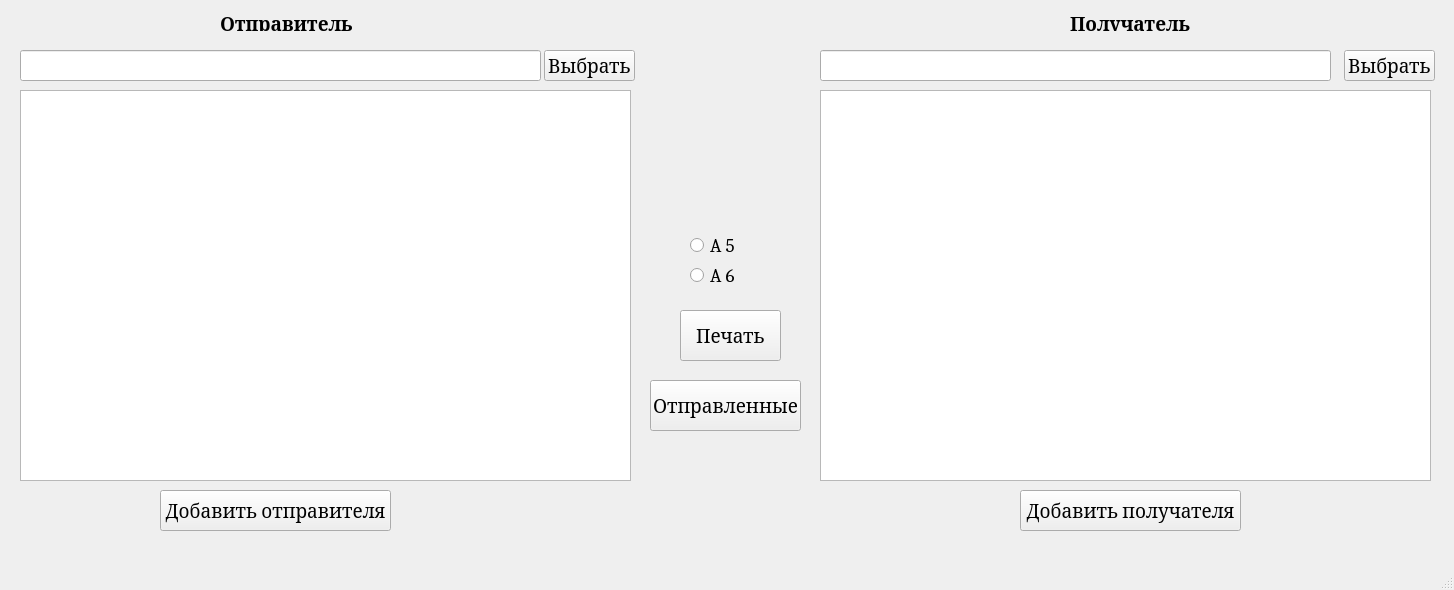
<?xml version="1.0" encoding="UTF-8"?>
<ui version="4.0">
 <class>MainWindow</class>
 <widget class="QMainWindow" name="MainWindow">
  <property name="geometry">
   <rect>
    <x>0</x>
    <y>0</y>
    <width>1454</width>
    <height>590</height>
   </rect>
  </property>
  <property name="windowTitle">
   <string>MainWindow</string>
  </property>
  <widget class="QWidget" name="centralwidget">
   <widget class="QTableWidget" name="tableWidget">
    <property name="geometry">
     <rect>
      <x>20</x>
      <y>90</y>
      <width>611</width>
      <height>391</height>
     </rect>
    </property>
   </widget>
   <widget class="QRadioButton" name="radioButton">
    <property name="geometry">
     <rect>
      <x>690</x>
      <y>230</y>
      <width>91</width>
      <height>31</height>
     </rect>
    </property>
    <property name="font">
     <font>
      <family>Cambria</family>
      <pointsize>14</pointsize>
     </font>
    </property>
    <property name="text">
     <string>A 5</string>
    </property>
    <property name="iconSize">
     <size>
      <width>30</width>
      <height>30</height>
     </size>
    </property>
   </widget>
   <widget class="QTableWidget" name="tableWidget_2">
    <property name="geometry">
     <rect>
      <x>820</x>
      <y>90</y>
      <width>611</width>
      <height>391</height>
     </rect>
    </property>
   </widget>
   <widget class="QLabel" name="sender">
    <property name="geometry">
     <rect>
      <x>220</x>
      <y>10</y>
      <width>151</width>
      <height>21</height>
     </rect>
    </property>
    <property name="font">
     <font>
      <family>Cambria</family>
      <pointsize>14</pointsize>
      <weight>75</weight>
      <bold>true</bold>
     </font>
    </property>
    <property name="text">
     <string>Отправитель</string>
    </property>
    <property name="textFormat">
     <enum>Qt::RichText</enum>
    </property>
   </widget>
   <widget class="QLabel" name="receiver">
    <property name="geometry">
     <rect>
      <x>1070</x>
      <y>10</y>
      <width>151</width>
      <height>21</height>
     </rect>
    </property>
    <property name="font">
     <font>
      <family>Cambria</family>
      <pointsize>14</pointsize>
      <weight>75</weight>
      <bold>true</bold>
     </font>
    </property>
    <property name="text">
     <string>Получатель</string>
    </property>
    <property name="textFormat">
     <enum>Qt::RichText</enum>
    </property>
   </widget>
   <widget class="QRadioButton" name="radioButton_2">
    <property name="geometry">
     <rect>
      <x>690</x>
      <y>260</y>
      <width>91</width>
      <height>31</height>
     </rect>
    </property>
    <property name="font">
     <font>
      <family>Cambria</family>
      <pointsize>14</pointsize>
     </font>
    </property>
    <property name="text">
     <string>A 6</string>
    </property>
    <property name="iconSize">
     <size>
      <width>30</width>
      <height>30</height>
     </size>
    </property>
   </widget>
   <widget class="QPushButton" name="pushButton">
    <property name="geometry">
     <rect>
      <x>680</x>
      <y>310</y>
      <width>101</width>
      <height>51</height>
     </rect>
    </property>
    <property name="font">
     <font>
      <family>Cambria</family>
      <pointsize>14</pointsize>
     </font>
    </property>
    <property name="text">
     <string>Печать</string>
    </property>
   </widget>
   <widget class="QPushButton" name="pushButton_2">
    <property name="geometry">
     <rect>
      <x>160</x>
      <y>490</y>
      <width>231</width>
      <height>41</height>
     </rect>
    </property>
    <property name="font">
     <font>
      <family>Cambria</family>
      <pointsize>14</pointsize>
     </font>
    </property>
    <property name="text">
     <string>Добавить отправителя</string>
    </property>
   </widget>
   <widget class="QPushButton" name="pushButton_3">
    <property name="geometry">
     <rect>
      <x>1020</x>
      <y>490</y>
      <width>221</width>
      <height>41</height>
     </rect>
    </property>
    <property name="font">
     <font>
      <family>Cambria</family>
      <pointsize>14</pointsize>
     </font>
    </property>
    <property name="text">
     <string>Добавить получателя</string>
    </property>
   </widget>
   <widget class="QLineEdit" name="lineEdit">
    <property name="geometry">
     <rect>
      <x>20</x>
      <y>50</y>
      <width>521</width>
      <height>31</height>
     </rect>
    </property>
    <property name="font">
     <font>
      <family>Cambria</family>
      <pointsize>14</pointsize>
     </font>
    </property>
   </widget>
   <widget class="QPushButton" name="pushButton_4">
    <property name="geometry">
     <rect>
      <x>544</x>
      <y>50</y>
      <width>91</width>
      <height>31</height>
     </rect>
    </property>
    <property name="font">
     <font>
      <family>Cambria</family>
      <pointsize>14</pointsize>
     </font>
    </property>
    <property name="text">
     <string>Выбрать</string>
    </property>
   </widget>
   <widget class="QPushButton" name="pushButton_6">
    <property name="geometry">
     <rect>
      <x>650</x>
      <y>380</y>
      <width>151</width>
      <height>51</height>
     </rect>
    </property>
    <property name="font">
     <font>
      <family>Cambria</family>
      <pointsize>14</pointsize>
     </font>
    </property>
    <property name="text">
     <string>Отправленные</string>
    </property>
   </widget>
   <widget class="QLineEdit" name="lineEdit_2">
    <property name="geometry">
     <rect>
      <x>820</x>
      <y>50</y>
      <width>511</width>
      <height>31</height>
     </rect>
    </property>
    <property name="font">
     <font>
      <family>Cambria</family>
      <pointsize>14</pointsize>
     </font>
    </property>
   </widget>
   <widget class="QPushButton" name="pushButton_5">
    <property name="geometry">
     <rect>
      <x>1344</x>
      <y>50</y>
      <width>91</width>
      <height>31</height>
     </rect>
    </property>
    <property name="font">
     <font>
      <family>Cambria</family>
      <pointsize>14</pointsize>
     </font>
    </property>
    <property name="text">
     <string>Выбрать</string>
    </property>
   </widget>
  </widget>
  <widget class="QMenuBar" name="menubar">
   <property name="geometry">
    <rect>
     <x>0</x>
     <y>0</y>
     <width>1454</width>
     <height>21</height>
    </rect>
   </property>
  </widget>
  <widget class="QStatusBar" name="statusbar"/>
 </widget>
 <resources/>
 <connections/>
</ui>
